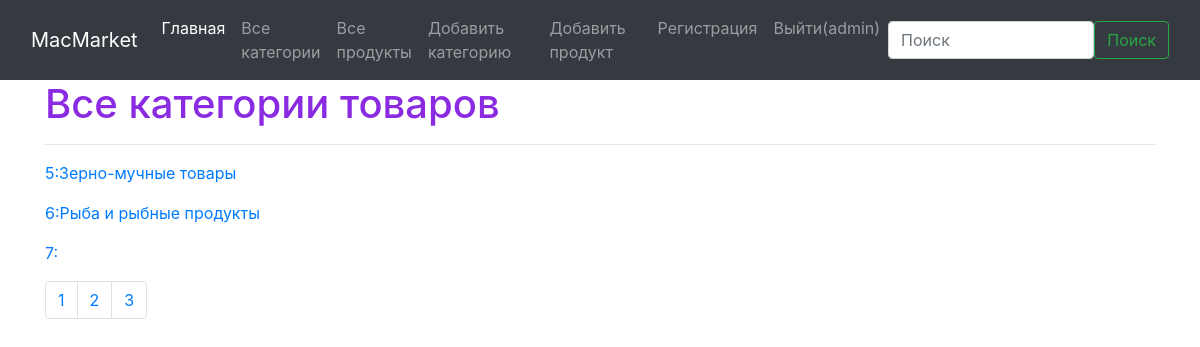
The app's page /product/?page=2 (signed in) with its own data.
### homework/models.py (models this page shows, shortened)
class Category(models.Model):
    class Meta:
        verbose_name = 'категория'
        verbose_name_plural = 'категории'
    name = models.CharField(max_length=100, verbose_name='название')

### homework/views.py (the view)
# urls.py: path('product/', views.get_all_product),
def get_all_product(request):
    word = request.GET.get('search', '')
    page = int(request.GET.get('page', 1))
    category = Category.objects.filter(name__contains=word)
    count = category.count()
    print(count // PAGE_SIZE)
    if count % PAGE_SIZE == 0:
        buttons = count // PAGE_SIZE
    else:
        buttons = count // PAGE_SIZE + 1
        print([i for i in range(1, buttons + 1)])
    start = (page - 1) * PAGE_SIZE
    end = page * PAGE_SIZE
    data = {
        'all_product': category[start:end],
        'username': auth.get_user(request).username,
        'buttons': [i for i in range(1, buttons + 1)]
    }
    return render(request, 'product.html', context=data)

### templates/product.html
{% extends 'layout.html' %}
{% block content %}
    <h1 style="color: blueviolet">Все категории товаров</h1>
    <hr>
    {% for i in all_product %}
        <a href="/product/{{ i.id }}/">
            <p>{{ i.id }}:{{ i.name }}</p>
        </a>
    {% endfor %}
       <nav aria-label="Page navigation example">
        <ul class="pagination">
            {% for button in buttons %}
                <li class="page-item"><a class="page-link" href="/product/?page={{ button }}">{{ button }}</a>
                </li>
            {% endfor %}
        </ul>
    </nav>
{% endblock %}

### templates/layout.html (shortened to what this page needs)
{% load static %}
<!DOCTYPE html>
<html lang="en">
<head>
    <link rel="stylesheet" type="text/css" href="{% static 'css/style.css' %}"/>
    <link rel="stylesheet" href="https://cdn.jsdelivr.net/npm/bootstrap@4.6.0/dist/css/bootstrap.min.css">
</head>
<body>
<nav class="navbar navbar-expand-lg navbar-dark bg-dark">
  <div class="container-fluid">
    <a class="navbar-brand" href="/">MacMarket</a>
    <div class="collapse navbar-collapse" id="navbarSupportedContent">
      <ul class="navbar-nav me-auto mb-2 mb-lg-0">
        <li class="nav-item">
          <a class="nav-link active" aria-current="page" href="/">Главная </a>
        </li>
        <li class="nav-item">
          <a class="nav-link" href="/product/">Все категории</a>
        </li>
      <li class="nav-item">
          <a class="nav-link" href="/products/">Все продукты</a>
        </li>
           <li class="nav-item">
          <a class="nav-link" href="/add_product/">Добавить категорию</a>
        </li>
       <li class="nav-item">
          <a class="nav-link" href="/add_products/">Добавить продукт</a>
        </li>
          <li class="nav-item">
          <a class="nav-link" href="/register/">Регистрация</a>
        </li>
          {% if username %}
              <li class="nav-item">
          <a class="nav-link" href="/logout/">Выйти({{ username }})</a>
        </li>
          {% else %}
              <li class="nav-item">
          <a class="nav-link" href="/login/">Войти</a>
        </li>
          {% endif %}
      </ul>
      <form class="d-flex" action="" method="get">
        <input class="form-control me-2" name="search" type="поиск" placeholder="Поиск" aria-label="Search">
        <button class="btn btn-outline-success" type="submit">Поиск</button>
      </form>
    </div>
</nav>
<div class="container" style="text-align: left">
{% block content %}
{% endblock %}
</div>
</body>
</html>

### static/css/style.css (style rules this page uses)
body { background: #fdc0ff; }

### records on screen
Category: id "5", name "Зерно-мучные товары"
Category: id "6", name "Рыба и рыбные продукты"
Category: id "7"

### other values on screen
{{ username }} "admin"
{{ button }} "1" "2" "3"
